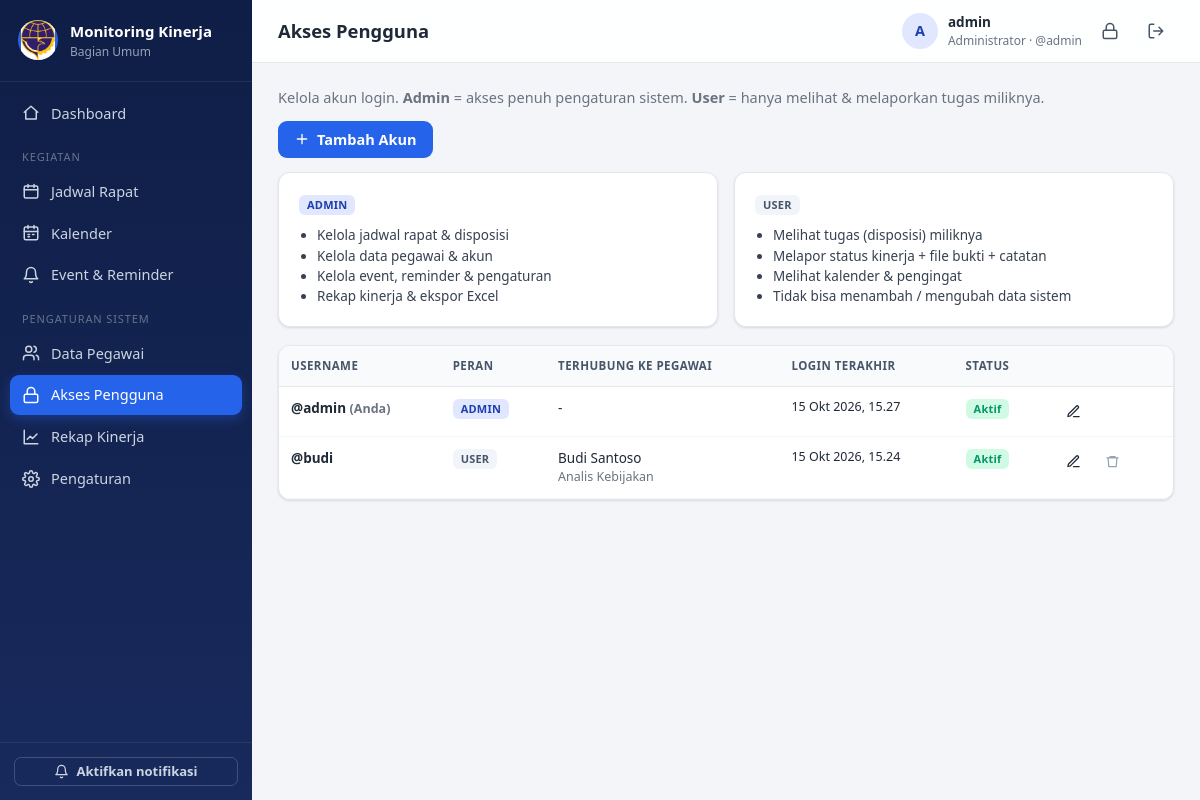
Before: /pengguna (signed in) with the older database file.
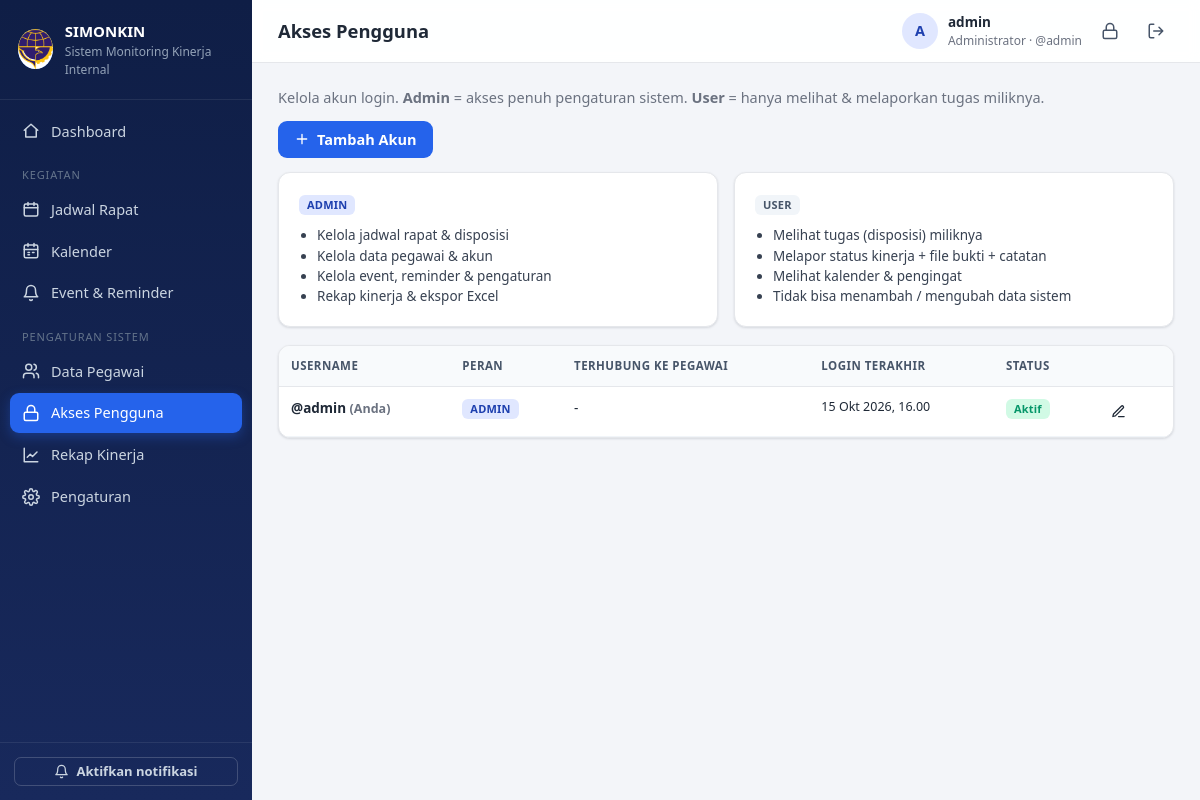
After: the same page with the newer database file.
### tables this page shows
CREATE TABLE settings (key TEXT PRIMARY KEY, value TEXT);

CREATE TABLE users (
    id INTEGER PRIMARY KEY AUTOINCREMENT,
    username TEXT UNIQUE NOT NULL,
    password_hash TEXT NOT NULL,
    role TEXT NOT NULL CHECK (role IN ('admin','user')),
    pegawai_id INTEGER REFERENCES pegawai(id) ON DELETE SET NULL,
    aktif INTEGER NOT NULL DEFAULT 1,
    last_login TEXT, created_at TEXT
);

CREATE TABLE pegawai (
    id INTEGER PRIMARY KEY AUTOINCREMENT,
    nip TEXT, nama TEXT NOT NULL, jabatan TEXT, unit TEXT,
    no_hp TEXT, email TEXT,
    aktif INTEGER NOT NULL DEFAULT 1,
    created_at TEXT
);

### app.py (the view)
@app.route("/pengguna")
@admin_required
def pengguna_list():
    rows = query("""SELECT u.*, p.nama AS pegawai_nama, p.jabatan FROM users u
                    LEFT JOIN pegawai p ON p.id=u.pegawai_id ORDER BY u.role, u.username""")
    return render_template("pengguna_list.html", rows=rows)

### app.py (called while the page is built)
def get_db():
    if "db" not in g:
        g.db = sqlite3.connect(DB_PATH)
        g.db.row_factory = sqlite3.Row
        g.db.execute("PRAGMA foreign_keys = ON")
    return g.db

def query(sql, args=(), one=False):
    cur = get_db().execute(sql, args)
    rows = cur.fetchall()
    cur.close()
    return (rows[0] if rows else None) if one else rows

def now_str():
    return datetime.now().strftime(FMT)

def parse_dt(value):
    if not value:
        return None
    for fmt in (FMT, "%Y-%m-%d %H:%M", "%Y-%m-%d"):
        try:
            return datetime.strptime(value[:16] if "T" in value or " " in value else value[:10], fmt)
        except (ValueError, TypeError):
            continue
    return None

def csrf_token():
    if "_csrf" not in session:
        session["_csrf"] = secrets.token_hex(16)
    return session["_csrf"]

def is_admin():
    return bool(g.user and g.user["role"] == "admin")

def admin_required(f):
    @wraps(f)
    def wrapper(*a, **kw):
        if not g.user:
            return redirect(url_for("login", next=request.full_path))
        if g.user["role"] != "admin":
            abort(403)
        return f(*a, **kw)
    return wrapper

### monitoring-kinerja/templates/pengguna_list.html (shortened to what this page needs)
{% extends 'base.html' %}
{% from '_macros.html' import delete_btn %}
{% block heading %}Akses Pengguna{% endblock %}
{% block content %}
<div class="toolbar">
  <p class="muted m0">Kelola akun login. <b>Admin</b> = akses penuh pengaturan sistem. <b>User</b> = hanya melihat & melaporkan tugas miliknya.</p>
  <a href="{{ url_for('pengguna_baru') }}" class="btn btn-primary">{{ icon('plus',16) }} Tambah Akun</a>
</div>
<div class="role-info">
  <div class="card role-card"><span class="badge b-blue">ADMIN</span>
    <ul><li>Kelola jadwal rapat & disposisi</li><li>Kelola data pegawai & akun</li><li>Kelola event, reminder & pengaturan</li><li>Rekap kinerja & ekspor Excel</li></ul></div>
  <div class="card role-card"><span class="badge b-gray">USER</span>
    <ul><li>Melihat tugas (disposisi) miliknya</li><li>Melapor status kinerja + file bukti + catatan</li><li>Melihat kalender & pengingat</li><li>Tidak bisa menambah / mengubah data sistem</li></ul></div>
</div>
<div class="card p0"><div class="table-wrap">
<table class="table">
  <thead><tr><th>Username</th><th>Peran</th><th>Terhubung ke Pegawai</th><th>Login terakhir</th><th>Status</th><th></th></tr></thead>
  <tbody>
  {% for u in rows %}
  <tr class="{{ 'row-past' if not u.aktif }}">
    <td class="strong">@{{ u.username }}{% if u.id == current_user.id %} <span class="muted small">(Anda)</span>{% endif %}</td>
    <td>{% if u.role=='admin' %}<span class="badge b-blue">ADMIN</span>{% else %}<span class="badge b-gray">USER</span>{% endif %}</td>
    <td>{{ u.pegawai_nama or '-' }}{% if u.jabatan %}<div class="small muted">{{ u.jabatan }}</div>{% endif %}</td>
    <td class="small">{{ u.last_login|tgljam if u.last_login else 'Belum pernah' }}</td>
    <td>{% if u.aktif %}<span class="badge b-green">Aktif</span>{% else %}<span class="badge b-gray">Nonaktif</span>{% endif %}</td>
    <td class="nowrap">
      <a href="{{ url_for('pengguna_edit', uid=u.id) }}" class="btn btn-sm btn-ghost" title="Edit / reset password">{{ icon('edit',15) }}</a>
      {% if u.id != current_user.id %}{{ delete_btn(url_for('pengguna_hapus', uid=u.id), msg='Hapus akun @' ~ u.username ~ '?') }}{% endif %}
    </td>
  </tr>
  {% endfor %}
  </tbody>
</table></div></div>
{% endblock %}

### monitoring-kinerja/templates/base.html (shortened to what this page needs)
<!doctype html>
<html lang="id">
  <head>
    <link
      rel="stylesheet"
      href="{{ url_for('static', filename='style.css') }}"
    />
  </head>
  <body>
    {% set ep = request.endpoint or '' %}
    <div class="layout">
      <aside class="sidebar" id="sidebar">
        <div class="brand">
          <div class="logo">
            <img
              src="{{ url_for('static', filename='img/logo.png') }}"
              alt="Logo"
              style="width: 100%; height: 100%; object-fit: contain"
            />
          </div>
          <div>
            <div class="brand-title">{{ settings.nama_aplikasi }}</div>
            <div class="brand-sub">{{ settings.nama_instansi }}</div>
          </div>
        </div>
        <nav class="nav">
          <a
            href="{{ url_for('dashboard') }}"
            class="{{ 'active' if ep=='dashboard' }}"
            >{{ icon('home') }} Dashboard</a
          >
          {% if is_admin %}
          <div class="nav-label">Kegiatan</div>
          <a
            href="{{ url_for('rapat_list') }}"
            class="{{ 'active' if ep.startswith('rapat') }}"
            >{{ icon('rapat') }} Jadwal Rapat</a
          >
          {% endif %}
          <a
            href="{{ url_for('kalender') }}"
            class="{{ 'active' if ep=='kalender' }}"
            >{{ icon('kalender') }} Kalender</a
          >
          <a
            href="{{ url_for('event_list') }}"
            class="{{ 'active' if ep.startswith('event') }}"
            >{{ icon('bell') }} {{ 'Event & Reminder' if is_admin else
            'Pengingat & Event' }}</a
          >
          {% if is_admin %}
          <div class="nav-label">Pengaturan Sistem</div>
          <a
            href="{{ url_for('pegawai_list') }}"
            class="{{ 'active' if ep.startswith('pegawai') }}"
            >{{ icon('pegawai') }} Data Pegawai</a
          >
          <a
            href="{{ url_for('pengguna_list') }}"
            class="{{ 'active' if ep.startswith('pengguna') }}"
            >{{ icon('kunci') }} Akses Pengguna</a
          >
          <a
            href="{{ url_for('rekap') }}"
            class="{{ 'active' if ep.startswith('rekap') }}"
            >{{ icon('chart') }} Rekap Kinerja</a
          >
          <a
            href="{{ url_for('pengaturan') }}"
            class="{{ 'active' if ep=='pengaturan' }}"
            >{{ icon('gear') }} Pengaturan</a
          >
          {% endif %}
        </nav>
        <div class="sidebar-foot">
          <button
            type="button"
            class="btn btn-sm btn-outline-light w100"
            id="btnNotif"
          >
            {{ icon('bell',15) }} Aktifkan notifikasi
          </button>
        </div>
      </aside>
      <main class="main">
        <header class="topbar">
          <h1 class="page-title">{% block heading %}{% endblock %}</h1>
          <div class="user-box">
            <div class="avatar">
              {{ (current_user.pegawai_nama or current_user.username)[:1]|upper
              }}
            </div>
            <div class="user-meta">
              <div class="user-name">
                {{ current_user.pegawai_nama or current_user.username }}
              </div>
              <div class="user-role">
                {{ 'Administrator' if is_admin else 'Pengguna' }} · @{{
                current_user.username }}
              </div>
            </div>
            <a
              class="icon-btn"
              href="{{ url_for('ganti_password') }}"
              title="Ganti password"
              >{{ icon('kunci') }}</a
            >
            <form method="post" action="{{ url_for('logout') }}" class="inline">
              <button class="icon-btn" title="Keluar">
                {{ icon('logout') }}
              </button>
            </form>
          </div>
        </header>
        <div class="content">
           {% block content %}{% endblock %}
        </div>
      </main>
    </div>
  </body>
</html>

### monitoring-kinerja/templates/_macros.html (shortened to what this page needs)
{% macro delete_btn(action, label='Hapus', msg='Yakin ingin menghapus data ini?') -%}
<form method="post" action="{{ action }}" class="inline" data-confirm="{{ msg }}">
  <button class="btn btn-sm btn-ghost-danger" title="{{ label }}">{{ icon('trash',15) }}</button>
</form>
{%- endmacro %}

Changed rows visible on the page:
removed users: username "budi", role "USER", nama "Budi Santoso", jabatan "Analis Kebijakan", last_login|tgljam "15 Okt 2026, 15.24", aktif "Aktif"
changed settings: nama_aplikasi "Monitoring Kinerja" → "SIMONKIN"
changed settings: nama_instansi "Bagian Umum" → "Sistem Monitoring Kinerja Internal"
changed users "admin": last_login|tgljam "15 Okt 2026, 15.27" → "15 Okt 2026, 16.00"
